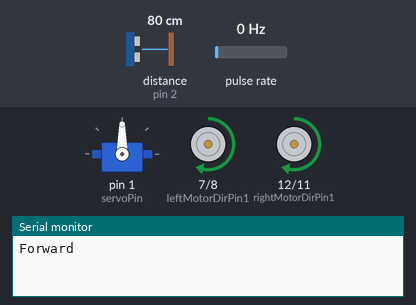
Bench run of a sketch on a simulated Arduino Uno, built with avr-gcc and run on an emulated ATmega328P. On the bench: servo, motor-driver pin pairs drawn as motors (green arrow = first pin HIGH = forward, orange = second pin HIGH = backward, longer = more drive, scaled by the enable pin), the last lines printed to the serial monitor. Wiring (inferred from the names in the program): ultrasonic range finder: trigger pin 10; echo pin 2; pulse sensor: data pin 3. The test bench sets the inputs (shaded band); at power-on: pulse rate 0 Hz, distance to the obstacle (sensor on pin 2) 80 cm. The echo pulse lasts 58.3 µs per cm.

Above: at 1.2 s.
1.3 s: pulse rate (sensor on pin 3) set to 28 Hz
At 2.29 s:
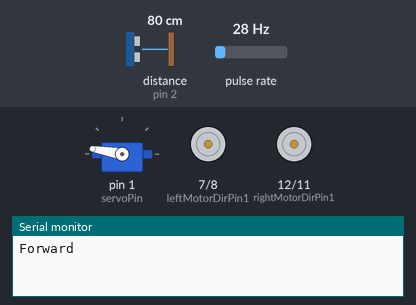
4.3 s: pulse rate (sensor on pin 3) set to 33 Hz
At 5.6 s:
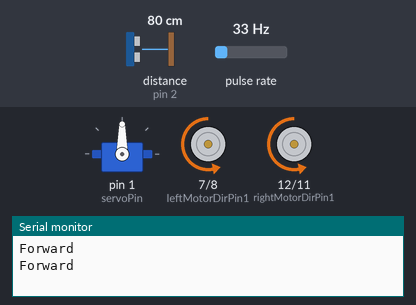
10.3 s: distance to the obstacle (sensor on pin 2) set to 95 cm
At 11.04 s:
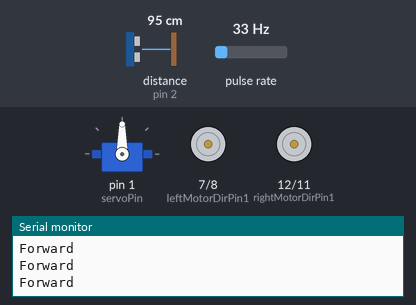
13.3 s: distance to the obstacle (sensor on pin 2) set to 86 cm
Timing chart, 0 to 17.3 s (numbered marks = the images above; inputs shaded):
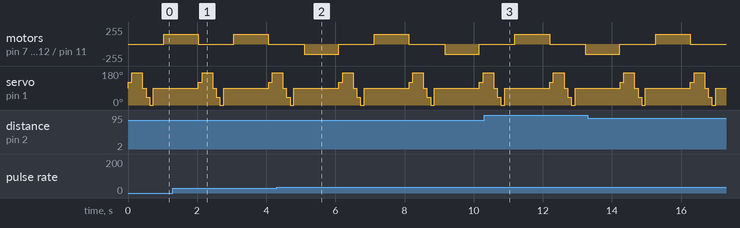

The sketch:

goalTrackingAlgorithm.ino
```cpp
//[REMOVE ONCE DONE] TO DO:

//switch to obstacle avoidance if any direction detects somethings
//switch back to goalTrack once it is done
//repeat until the goal position is reached

//goalTrackingAlgorithm -
//
#include <Servo.h>

//definitions for the pins used
#define rightSpeedPin 9 //pwm output for motor controller for right motors for speed
#define rightMotorDirPin1 12 //digital output for direction of right motor 1
#define rightMotorDirPin2 11 //digital output for direction of right motor 2
#define leftSpeedPin 6 //pwm output for motor controller for left motors for speed
#define leftMotorDirPin1 7 //digital output for direction for left motor 1
#define leftMotorDirPin2 8 //digital output for direction of right motor 2
#define encoderPin 3 //
//#define LPT 2 //
#define servoPin 1 //
#define echoPin 2 //
#define triggerPin 10 //

//
long xEncoderCount = 0;
long yEncoderCount = 0;
bool xAxis = true;
bool yAxis = false;
int rotationTime = 1500; //tweak to get the robot to turn 90 degrees
//[REMOVE IF NOT NEEDED] add a constant for the speed of the robot
int leftScan, centerScan, rightScan, leftDiagonalScan, rightDiagonalScan;
const int distanceLimit = 15; //in cm, was 15
const int xGoal = 100;
const int yGoal = 100;
Servo head;
bool backw = false;
bool forw = false;

//forward() function - moves the robot forward
void forward(){
  Serial.println("Forward");
  forw = true;
  backw = false;
  digitalWrite(rightMotorDirPin1,HIGH);
  digitalWrite(rightMotorDirPin2,LOW);
  digitalWrite(leftMotorDirPin1,HIGH);
  digitalWrite(leftMotorDirPin2,LOW);
  analogWrite(leftSpeedPin,150);
  analogWrite(rightSpeedPin,150);
}
//left() function - turns the robot left
void left(){
  if (xAxis == true){
    xAxis = false;
    yAxis = true;
  }else{
    xAxis = true;
    yAxis = false;
  }
  digitalWrite(rightMotorDirPin1,HIGH);
  digitalWrite(rightMotorDirPin2,LOW);
  digitalWrite(leftMotorDirPin1,LOW);
  digitalWrite(leftMotorDirPin2,HIGH);
  analogWrite(leftSpeedPin,150);
  analogWrite(rightSpeedPin,150);
  delay(rotationTime);
  stop();
}
//right() function - turns the robot right
void right(){
  if (xAxis == true){
    xAxis = false;
    yAxis = true;
  }else{
    xAxis = true;
    yAxis = false;
  }
  digitalWrite(rightMotorDirPin1,LOW);
  digitalWrite(rightMotorDirPin2,HIGH);
  digitalWrite(leftMotorDirPin1,HIGH);
  digitalWrite(leftMotorDirPin2,LOW);
  analogWrite(leftSpeedPin,150);
  analogWrite(rightSpeedPin,150);
  delay(rotationTime);
  stop();
}
//backward() function - moves the robot backward
void backward(){
  forw = false;
  backw = true;
  digitalWrite(rightMotorDirPin1,LOW);
  digitalWrite(rightMotorDirPin2,HIGH);
  digitalWrite(leftMotorDirPin1,LOW);
  digitalWrite(leftMotorDirPin2,HIGH);
  analogWrite(leftSpeedPin,150);
  analogWrite(rightSpeedPin,150);
}
//stop() function - stops the movement of the robot
void stop(){
  digitalWrite(rightMotorDirPin1,LOW);
  digitalWrite(rightMotorDirPin2,LOW);
  digitalWrite(leftMotorDirPin1,LOW);
  digitalWrite(leftMotorDirPin2,LOW);
  analogWrite(leftSpeedPin,0);
  analogWrite(rightSpeedPin,0);
}
//
void setup() {
  pinMode(rightMotorDirPin1, OUTPUT);
  pinMode(rightMotorDirPin2, OUTPUT);
  pinMode(leftSpeedPin, OUTPUT);
  pinMode(leftMotorDirPin1, OUTPUT);
  pinMode(leftMotorDirPin2, OUTPUT);
  pinMode(rightSpeedPin, OUTPUT);
  pinMode(encoderPin, INPUT);
  attachInterrupt(digitalPinToInterrupt(encoderPin), encoderISR, CHANGE);
  stop();
  pinMode(triggerPin, OUTPUT);
  pinMode(echoPin,INPUT);
  digitalWrite(triggerPin,LOW);
  head.attach(servoPin);
  head.write(90);
  Serial.begin(4800);
}
//watch() function -
int watch(){
  long echoDistance;
  digitalWrite(triggerPin,LOW);
  delayMicroseconds(5);
  digitalWrite(triggerPin,HIGH);
  delayMicroseconds(15);
  digitalWrite(triggerPin,LOW);
  echoDistance = pulseIn(echoPin,HIGH);
  echoDistance = echoDistance*0.01657; //object distance in cm
  return round(echoDistance);
}
//watchSurrounding() function - calls watch() function for 5 different directions
//and stores them in a binary integer that is then returned
String watchSurrounding(){
  int obstacleStatus =B100000;
  centerScan = watch();
  if(centerScan<distanceLimit){
    stop();
    obstacleStatus  =obstacleStatus | B100;
    }
  head.write(120);
  delay(100);
  leftDiagonalScan = watch();
  if(leftDiagonalScan<distanceLimit){
    stop();
     obstacleStatus  =obstacleStatus | B1000;
    }
  head.write(170); //
  delay(300);
  leftScan = watch();
  if(leftScan<distanceLimit){
    stop();
     obstacleStatus  =obstacleStatus | B10000;
    }

  head.write(90); //use 90 degrees if you are moving your servo through the whole 180 degrees
  delay(100);
  centerScan = watch();
  if(centerScan<distanceLimit){
    stop();
    obstacleStatus  =obstacleStatus | B100;
    }
  head.write(40);
  delay(100);
  rightDiagonalScan = watch();
  if(rightDiagonalScan<distanceLimit){
    stop();
    obstacleStatus  =obstacleStatus | B10;
    }
  head.write(0);
  delay(100);
  rightScan = watch();
  if(rightScan<distanceLimit){
    stop();
    obstacleStatus  =obstacleStatus | 1;
    }
  head.write(90); //Finish looking around (look forward again)
  delay(300);
   String obstacleStr= String(obstacleStatus,BIN);
  obstacleStr= obstacleStr.substring(1,6);

  return obstacleStr; //return 5-character string standing for 5 direction obstacle status

}
//[REMOVE ONCE DONE] may need to added a margin of error so that it can slightly undershoot or overshoot the exact x and y position
void loop(){
  if ((xGoal == xEncoderCount) && (yGoal == yEncoderCount)){
    stop();
  }else{
    String obstacleSign = watchSurrounding();
    if(obstacleSign.indexOf("1") > 0){
      obstacleAvoidance(obstacleSign);
    }else{
      goalTrack();
    }
  }
}
//[REMOVE ONCE DONE, ADAPT TO RUN PROPERLY WITH THIS ALGORITHM]
void obstacleAvoidance(String obstacleSign) {
  if(obstacleSign=="11011" || obstacleSign=="11101"  ||  obstacleSign=="11110"  || obstacleSign=="01110" || obstacleSign == "10000" || obstacleSign=="11100" || obstacleSign=="01000" || obstacleSign=="11000"  || obstacleSign=="10100"  || obstacleSign=="01100" ||obstacleSign=="00100"  ||obstacleSign=="01000" ){ //move hard right (?) and back
    backward();
    delay(1000);
    stop();
    right();
    forward();
    delay(1000);
    stop();
  }
  else if(obstacleSign=="01111" || obstacleSign=="10111" || obstacleSign=="11111" || obstacleSign == "00001" || obstacleSign=="00010" || obstacleSign=="00111" || obstacleSign=="00011"  || obstacleSign=="00101" || obstacleSign=="00110" || obstacleSign=="01010"){
    backward();
    delay(1000);
    stop();
    left();
    forward();
    delay(1000);
    stop();
  }
  //else{
    //setSpeed(speed,speed);
    //forward();  // if nothing is present in front moves forward
    //delay(1);
    //stop();
  //}
}
//
void goalTrack(){
  if ((xEncoderCount < xGoal)){
    if (xAxis == true){
      forward();
      delay(1000);
      stop();
    }else{
      right();
    }
  }
  else if ((xEncoderCount > xGoal)){
    if (xAxis == true){
      backward();
      delay(1000);
      stop();
    }else{
      right();
    }
  }
  else if ((yEncoderCount < yGoal)){
    if (yAxis == true){
      forward();
      delay(1000);
      stop();
    }else{
      left();
    }
  }
  else if ((yEncoderCount > yGoal)){
    if (yAxis == true){
      backward();
      delay(1000);
      stop();
    }else{
      left();
    }
  }
}
//
void encoderISR(){
  if (backw == true){
    if (xAxis == true){
      xEncoderCount --;
    }else{
      yEncoderCount --;
    }
  }else{
    if (xAxis == true){
      xEncoderCount ++;
    }else{
      yEncoderCount ++;
    }
  }
}
```

Measured:
- the behaviour switches between 29 and 30 Hz on pulse rate (sensor on pin 3) (found by bisection; images 1 and 2)
- by itself, servo on pin 1 (servoPin): repeats every 2.0 s: 40° 0.11 s, 0° 0.11 s, 90° 1.3 s, 120° 0.11 s, 170° 0.31 s, 90° 0.11 s
